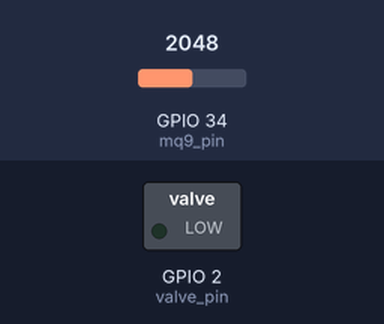
This sketch was run on a simulated ESP32. Parts: switched loads named in the sketch (green lamp = pin HIGH). Dashed ring = blinking. The test bench sets the inputs (shaded band); at power-on: GPIO 34 (mq9_pin) = 2048. WiFi joins after 1.5 s; servers stay silent unless stated; no MQTT or app messages arrive unless stated; what the sketch prints to the serial monitor is not drawn.

Above: at 22.0 s.
Timing chart, 0 to 26.2 s (numbered marks = the images above):
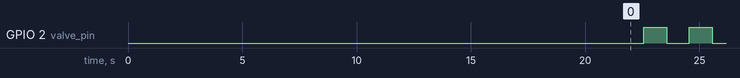

The sketch:

codigo_esp_master.ino
```cpp
#include <WiFi.h>
#include <PubSubClient.h>

// Configuración de Wi-Fi
const char* ssid = "ok";
const char* password = "12345678";

// Configuración del sensor
const int mq9_pin = 34;  // pin para el sensor
const int valve_pin = 2;
const float GAS_THRESHOLD = 7.0;
float sen_value = 0;
float Volt = 0;
const float Max_v = 3.3;
const float adc_res = 4095.0;

// Configuración del broker MQTT
const char* mqttserver = "broker.hivemq.com";
const int mqttport = 1883;
const char* topic = "gass1";
const char* valveTopic = "valvula";

const char* clientId = "clientId-OV7iHs15By";

// variable de control
bool fullyConnected = false;
bool gasDetected = false;
unsigned long previousMillis = 0;
const long blinkInterval = 500;  // intervalo de alerta
unsigned long lastPublish = 0;
const long publishInterval = 5000;
bool lastGasState = false;

WiFiClient espClient;
PubSubClient client(espClient);

void updateValvePin() {
  if (!fullyConnected) {
    // si no tenemos conesion apagado
    digitalWrite(valve_pin, LOW);
    return;
  }

  if (gasDetected) {
    // Si hay gas, hacer parpadear
    unsigned long currentMillis = millis();
    if (currentMillis - previousMillis >= blinkInterval) {
      previousMillis = currentMillis;
      digitalWrite(valve_pin, !digitalRead(valve_pin));
    }
  } else {
    // si se conecto mantenerlo encendido

    digitalWrite(valve_pin, HIGH);
  }
}

void callback(char* topic, byte* payload, unsigned int length) {
  String message = "";
  for (int i = 0; i < length; i++) {
    message += (char)payload[i];
  }

  if (String(topic) == valveTopic) {
    if (message == "1") {
      gasDetected = true;
      Serial.println("Válvula activada manualmente");
    } else if (message == "2") {
      gasDetected = false;
      Serial.println("Válvula desactivada manualmente");
    }
  }
}

float calcularPorcentajeGas(float voltaje) {
  float RS = ((Max_v * 10.0)/voltaje) - 10.0;
  float R0 = 6.5;
  float ratio = RS/R0;

  float porcentaje = 100.0 * (1.0 - (ratio / 10.0));
  if (porcentaje < 0) porcentaje = 0;
  if (porcentaje > 100) porcentaje = 100;

  return porcentaje;
}

void setup() {
  Serial.begin(115200);

  pinMode(valve_pin, OUTPUT);
  digitalWrite(valve_pin, LOW);

  // Conectar a WiFi
  WiFi.begin(ssid, password);
  while (WiFi.status() != WL_CONNECTED) {
    delay(500);
    Serial.print(".");
    updateValvePin();
  }
  Serial.println("\nConectado a WiFi");

  // Configuración MQTT
  client.setServer(mqttserver, mqttport);
  client.setCallback(callback);
  reconnect();

  Serial.println("Iniciando lectura");
  Serial.println("Calibrando Sensor...");
  delay(20000);
}

void loop() {
  if (!client.connected()) {
    fullyConnected = false;
    reconnect();
  } else if (WiFi.status() == WL_CONNECTED) {
    fullyConnected = true;
  }

  client.loop();

  unsigned long now = millis();

  // Leer sensor
  sen_value = 0;
  for(int i = 0; i < 10; i++) {
    sen_value += analogRead(mq9_pin);
    delay(100);
  }
  sen_value = sen_value / 10.0;
  Volt = (sen_value * Max_v) / adc_res;

  float gasPercentage = calcularPorcentajeGas(Volt);

  gasDetected = (gasPercentage > GAS_THRESHOLD);

  if (gasDetected) {
    if (!lastGasState) {
      client.publish(valveTopic, "1");
      Serial.println("¡Alerta! Nivel de gas superior al 3% - Válvula activada");
    }
  } else {
    if (lastGasState) {
      client.publish(valveTopic, "2");
      Serial.println("Enviando notificación de nivel normal");
    }
  }

  lastGasState = gasDetected;

  if (now - lastPublish >= publishInterval) {
    lastPublish = now;

    char msg[10];
    dtostrf(gasPercentage, 4, 2, msg);

    client.publish(topic, msg);

    Serial.print("ADC: ");
    Serial.print(sen_value);
    Serial.print(" | Volt: ");
    Serial.print(Volt, 3);
    Serial.print("V | Gas: ");
    Serial.print(gasPercentage);
    Serial.println("%");
  }

  updateValvePin();
}

void reconnect() {
  while (!client.connected()) {
    Serial.print("Intentando conexión MQTT...");
    updateValvePin();
    if (client.connect(clientId)) {
      Serial.println("Conectado al broker MQTT");
      client.subscribe(valveTopic);
    } else {
      Serial.print("Fallo, rc=");
      Serial.print(client.state());
      Serial.println(" Reintentando en 2 segundos");
      delay(2000);
    }
  }
}
```

Measured:
- by itself, GPIO 2 (valve_pin): alternates HIGH for 1.0 s and LOW for 1.0 s
